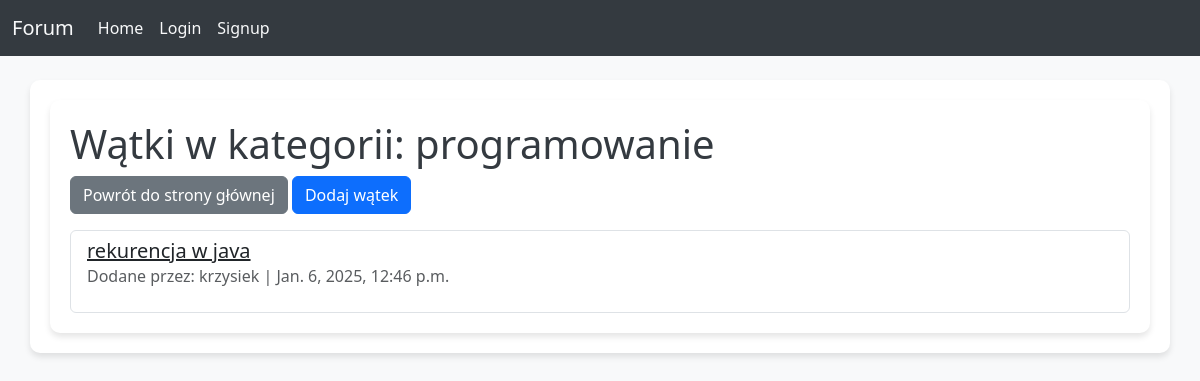
The app's page /category/1/, older data.
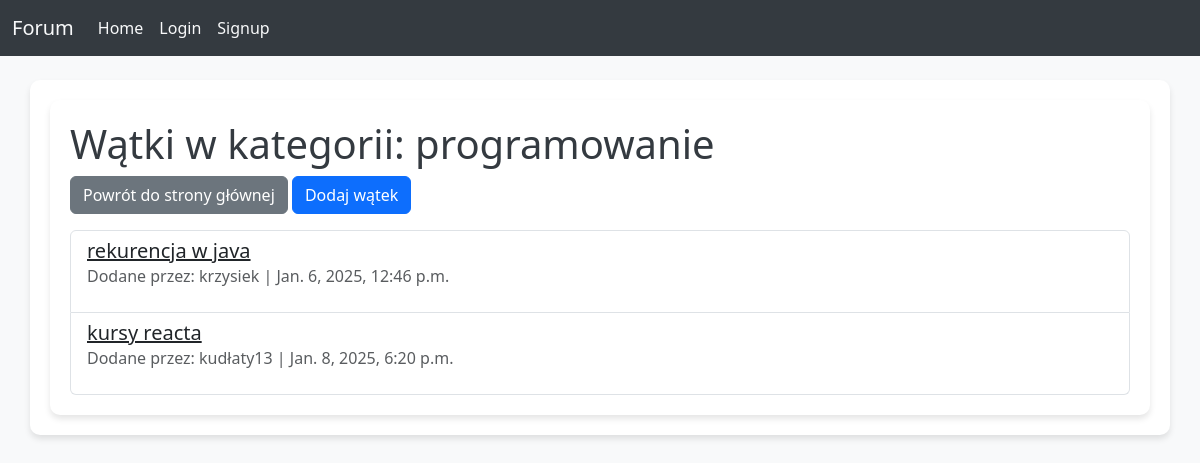
The same page, newer data.
### forum/models.py (models this page shows, shortened)
class Thread(models.Model):
    title = models.CharField(max_length=200)
    content = models.TextField()
    category = models.ForeignKey(Category, on_delete=models.CASCADE)
    author = models.ForeignKey(User, on_delete=models.CASCADE)
    created_at = models.DateTimeField(auto_now_add=True)

### forum/views.py (the view)
# urls.py: path('category/<int:category_id>/', views.category_threads, name='category_threads'),
def category_threads(request, category_id):
    category = get_object_or_404(Category, id=category_id)
    threads = Thread.objects.filter(category=category)
    return render(request, 'forum/category_threads.html', {
        'category': category,
        'threads': threads,
    })

### forum/templates/forum/category_threads.html
{% extends 'forum/base.html' %}
{% block content %}
    <div class="container">
        <h1>Wątki w kategorii: {{ category.name }}</h1>
        <div class="mb-3">
            <a href="{% url 'home' %}" class="btn btn-secondary">Powrót do strony głównej</a>
            <a href="{% url 'create_thread' %}" class="btn btn-primary">Dodaj wątek</a>
        </div>
        <ul class="list-group">
            {% for thread in threads %}
                <li class="list-group-item">
                    <a href="{% url 'thread_detail' thread.id %}" class="h5">{{ thread.title }}</a>
                    <p class="text-muted">Dodane przez: {{ thread.author.username }} | {{ thread.created_at }}</p>
                </li>
            {% empty %}
                <p>Brak wątków w tej kategorii.</p>
            {% endfor %}
        </ul>
    </div>
{% endblock %}

Row changes from the older to the newer data that the page shows:
added Thread: title "kursy reacta", author.username "kudłaty13", created_at "Jan. 8, 2025, 6:20 p.m."
